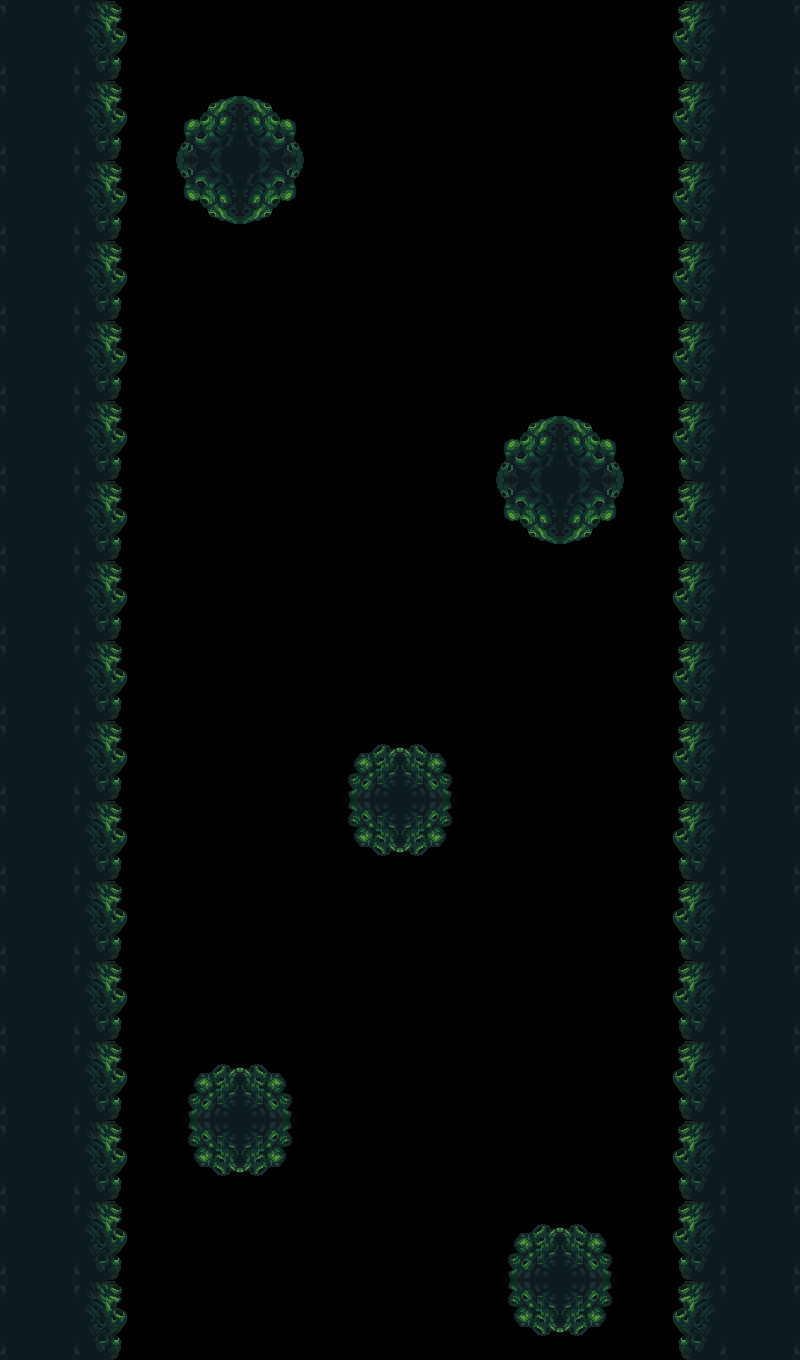

A 2D game scene composited from a Tiled map and its tileset images. What follows is a short description and the map's XML, with every tile layer's data as written:
An orthogonal 10x17 tile map with 80x80 px tiles, 1 tile layer (块层 1), 2 tilesets.

<map version="1.0" tiledversion="1.1.6" orientation="orthogonal" renderorder="right-down" width="10" height="17" tilewidth="80" tileheight="80" infinite="0" nextobjectid="1">
 <tileset firstgid="1" name="tiles" tilewidth="80" tileheight="80" tilecount="48" columns="6">
  <image source="../tiles.png" width="480" height="656" />
 </tileset>
 <tileset firstgid="49" name="tiles" tilewidth="80" tileheight="80" tilecount="48" columns="6">
  <image source="../tiles.png" width="480" height="656" />
 </tileset>
 <layer name="块层 1" width="10" height="17">
  <data encoding="csv">
20,4,0,0,0,0,0,0,3,20,
20,4,11,12,0,0,0,0,3,20,
20,4,17,18,0,0,0,0,3,20,
20,4,0,0,0,0,0,0,3,20,
20,4,0,0,0,0,0,0,3,20,
20,4,0,0,0,0,11,12,3,20,
20,4,0,0,0,0,17,18,3,20,
20,4,0,0,0,0,0,0,3,20,
20,4,0,0,0,0,0,0,3,20,
20,4,0,0,23,24,0,0,3,20,
20,4,0,0,29,30,0,0,3,20,
20,4,0,0,0,0,0,0,3,20,
20,4,0,0,0,0,0,0,3,20,
20,4,23,24,0,0,0,0,3,20,
20,4,29,30,0,0,0,0,3,20,
20,4,0,0,0,0,23,24,3,20,
20,4,0,0,0,0,29,30,3,20
</data>
 </layer>
</map>